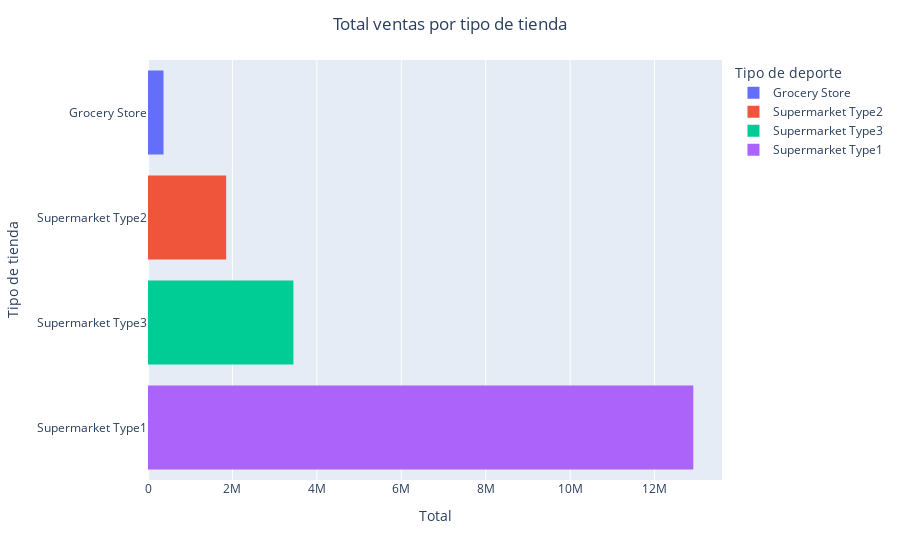

Notebook cell for this chart:
### Code cell
fg = px.histogram(agrupacion1,x='Item_Outlet_Sales',y ='Outlet_Type', color='Outlet_Type')
fg.update_layout(title_text = 'Total ventas por tipo de tienda',title_x=0.5)
fg.update_xaxes(title_text = 'Total')
fg.update_yaxes(title_text = 'Tipo de tienda')
fg.update_legends(title_text = 'Tipo de deporte')

### Figure 1 — Plotly figure (JSON) as saved in the notebook; plotly's stock layout.template omitted (floating-point values rounded to 4 significant figures)
{"data": [{"alignmentgroup": "True", "bingroup": "y", "histfunc": "sum", "hovertemplate": "Outlet_Type=%{y}<br>sum of Item_Outlet_Sales=%{x}<extra></extra>", "legendgroup": "Grocery Store", "marker": {"color": "#636efa", "pattern": {"shape": ""}}, "name": "Grocery Store", "offsetgroup": "Grocery Store", "orientation": "h", "showlegend": true, "type": "histogram", "x": [367900.0], "xaxis": "x", "y": ["Grocery Store"], "yaxis": "y"}, {"alignmentgroup": "True", "bingroup": "y", "histfunc": "sum", "hovertemplate": "Outlet_Type=%{y}<br>sum of Item_Outlet_Sales=%{x}<extra></extra>", "legendgroup": "Supermarket Type2", "marker": {"color": "#EF553B", "pattern": {"shape": ""}}, "name": "Supermarket Type2", "offsetgroup": "Supermarket Type2", "orientation": "h", "showlegend": true, "type": "histogram", "x": [1852000.0], "xaxis": "x", "y": ["Supermarket Type2"], "yaxis": "y"}, {"alignmentgroup": "True", "bingroup": "y", "histfunc": "sum", "hovertemplate": "Outlet_Type=%{y}<br>sum of Item_Outlet_Sales=%{x}<extra></extra>", "legendgroup": "Supermarket Type3", "marker": {"color": "#00cc96", "pattern": {"shape": ""}}, "name": "Supermarket Type3", "offsetgroup": "Supermarket Type3", "orientation": "h", "showlegend": true, "type": "histogram", "x": [3444000.0], "xaxis": "x", "y": ["Supermarket Type3"], "yaxis": "y"}, {"alignmentgroup": "True", "bingroup": "y", "histfunc": "sum", "hovertemplate": "Outlet_Type=%{y}<br>sum of Item_Outlet_Sales=%{x}<extra></extra>", "legendgroup": "Supermarket Type1", "marker": {"color": "#ab63fa", "pattern": {"shape": ""}}, "name": "Supermarket Type1", "offsetgroup": "Supermarket Type1", "orientation": "h", "showlegend": true, "type": "histogram", "x": [12920000.0], "xaxis": "x", "y": ["Supermarket Type1"], "yaxis": "y"}], "layout": {"barmode": "relative", "legend": {"title": {"text": "Tipo de deporte"}, "tracegroupgap": 0}, "margin": {"t": 60}, "title": {"text": "Total ventas por tipo de tienda", "x": 0.5}, "xaxis": {"anchor": "y", "domain": [0, 1], "title": {"text": "Total"}}, "yaxis": {"anchor": "x", "categoryarray": ["Supermarket Type1", "Supermarket Type3", "Supermarket Type2", "Grocery Store"], "categoryorder": "array", "domain": [0, 1], "title": {"text": "Tipo de tienda"}}}}
